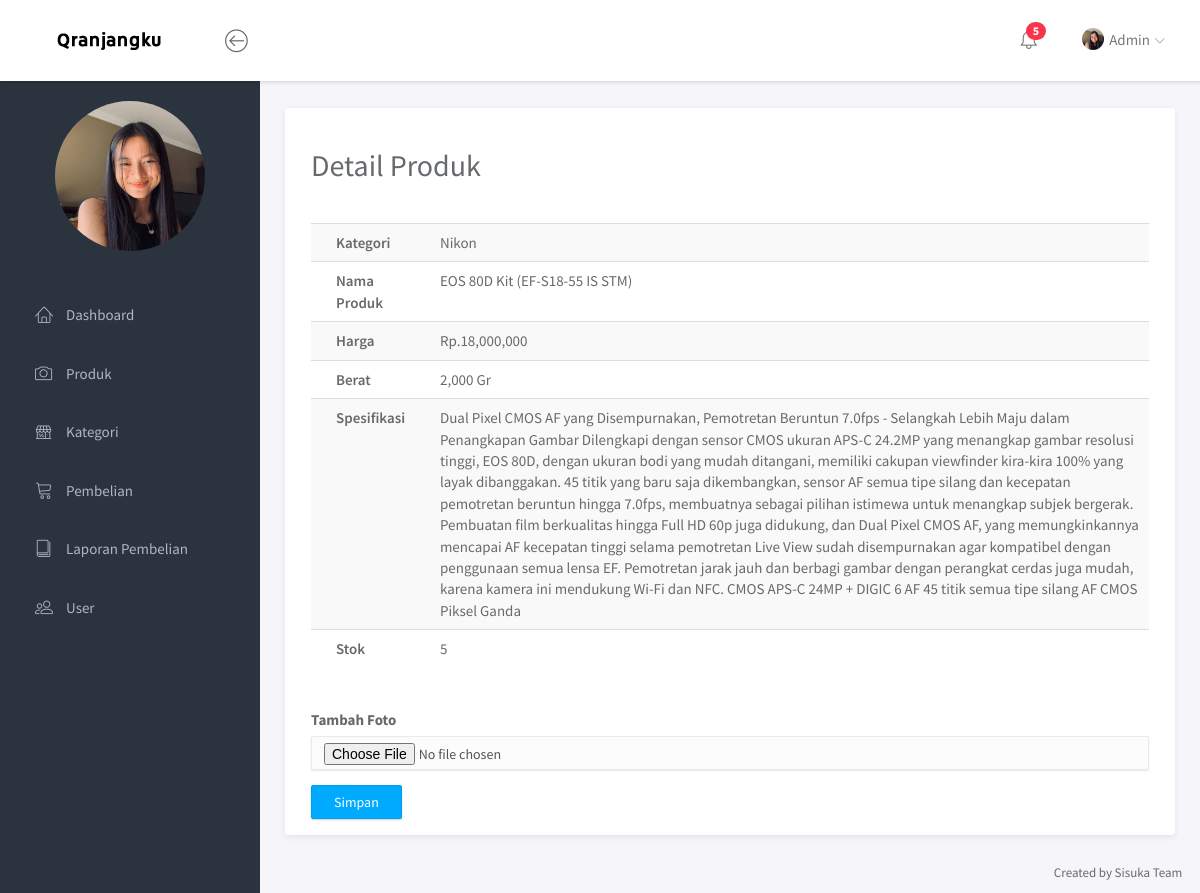
The app's page /admin/index.php?halaman=detailproduk&id=17 (signed in) with its own data.
### tables this page shows
CREATE TABLE `produk` (
  `id_produk` int(11) NOT NULL,
  `id_kategori` int(5) NOT NULL,
  `nama_produk` varchar(50) NOT NULL,
  `harga_produk` int(20) NOT NULL,
  `berat_produk` int(20) NOT NULL,
  `stok_produk` int(20) NOT NULL,
  `spesifikasi_produk` text NOT NULL,
  `foto_produk` varchar(200) NOT NULL
);

CREATE TABLE `kategori` (
  `id_kategori` int(11) NOT NULL,
  `nama_kategori` varchar(50) NOT NULL
);

### admin/detailproduk.php (the view, shortened to what this page needs)
<?php
$id_produk =  $_GET['id'];
$ambil = $db->query("SELECT * FROM produk LEFT JOIN kategori ON produk.id_kategori = kategori.id_kategori WHERE produk.id_produk='$id_produk'");
$detail_produk = $ambil->fetch(PDO::FETCH_ASSOC);
$semuafoto = [];
?>
<!-- <pre><?php print_r($detail_produk) ?></pre>
    <pre><?php print_r($semuafoto) ?></pre> -->
<div class="panel-headline">
    <div class="panel-heading">
        <h2>Detail Produk</h2>
    </div>
</div>
<div class="panel-body">
    <table class="table table-striped">
        <tr>
            <th>Kategori</th>
            <td><?= $detail_produk['nama_kategori'] ?></td>
        </tr>
        <tr>
            <th>Nama Produk</th>
            <td><?= $detail_produk['nama_produk'] ?></td>
        </tr>
        <tr>
            <th>Harga</th>
            <td>Rp.<?= number_format($detail_produk['harga_produk']) ?></td>
        </tr>
        <tr>
            <th>Berat</th>
            <td><?= number_format($detail_produk['berat_produk']) ?> Gr</td>
        </tr>
        <tr>
            <th>Spesifikasi</th>
            <td><?= $detail_produk['spesifikasi_produk'] ?></td>
        </tr>
        <tr>
            <th>Stok</th>
            <td><?= $detail_produk['stok_produk'] ?></td>
        </tr>
    </table>
    <br>
    <form enctype="multipart/form-data" action="" method="post">
        <div class="form-group">
            <label for="">Tambah Foto</label>
            <input type="file" name="foto" class="form-control">
        </div>
        <button class="btn btn-primary" name="simpan" value="simpan">Simpan</button>
    </form>
</div>
</div>

### admin/assets/css/main.css (style rules this page uses)
html { position: relative; min-height: 100%; }
body { background-color: #F3F5F8; font-family: "Source Sans Pro", sans-serif; font-size: 15px; color: #676a6d; }
th { font-weight: 600; }
.form-control { -moz-box-shadow: 0px 1px 2px 0 rgba(0, 0, 0, 0.1); -webkit-box-shadow: 0px 1px 2px 0 rgba(0, 0, 0, 0.1); box-shadow: 0px 1px 2px 0 rgba(0, 0, 0, 0.1); -webkit-border-radius: 2px; -moz-border-radius: 2px; border-radius: 2px; border-color: #eaeaea; background-color: #fcfcfc; }
.btn { -webkit-border-radius: 2px; -moz-border-radius: 2px; border-radius: 2px; -moz-box-shadow: 0px 1px 2px 0 rgba(0, 0, 0, 0.2); -webkit-box-shadow: 0px 1px 2px 0 rgba(0, 0, 0, 0.2); box-shadow: 0px 1px 2px 0 rgba(0, 0, 0, 0.2); padding: 6px 22px; }
.btn-primary { background-color: #00AAFF; border-color: #00a0f0; }
.panel .panel-heading, .panel .panel-body, .panel .panel-footer { padding-left: 25px; padding-right: 25px; }
.panel .panel-heading { padding-top: 20px; padding-bottom: 20px; position: relative; }
.panel .panel-body { padding-top: 10px; padding-bottom: 15px; }
.panel .table > thead > tr > td:first-child, .panel .table > thead > tr > th:first-child, .panel .table > tbody > tr > td:first-child, .panel .table > tbody > tr > th:first-child, .panel .table > tfoot > tr > td:first-child, .panel .table > tfoot > tr > th:first-child { padding-left: 25px; }
.panel .table > thead > tr > td:last-child, .panel .table > thead > tr > th:last-child, .panel .table > tbody > tr > td:last-child, .panel .table > tbody > tr > th:last-child, .panel .table > tfoot > tr > td:last-child, .panel .table > tfoot > tr > th:last-child { padding-left: 25px; }

### records on screen
produk: id_kategori.nama_kategori "Nikon", nama_produk "EOS 80D Kit (EF-S18-55 IS STM)", harga_produk "18,000,000", berat_produk "2,000", spesifikasi_produk "Dual Pixel CMOS AF yang Disempurnakan, Pemotretan Beruntun 7.0fps - Selangkah Lebih Maju dalam Penangkapan Gambar Dilengkapi dengan sensor CMOS ukuran APS-C 24.2MP yang menangkap gambar resolusi tinggi, EOS 80D, dengan ukuran bodi yang mudah ditangani, memiliki cakupan viewfinder kira-kira 100% yang layak dibanggakan. 45 titik yang baru saja dikembangkan, sensor AF semua tipe silang dan kecepatan pemotretan beruntun hingga 7.0fps, membuatnya sebagai pilihan istimewa untuk menangkap subjek bergerak. Pembuatan film berkualitas hingga Full HD 60p juga didukung, dan Dual Pixel CMOS AF, yang memungkinkannya mencapai AF kecepatan tinggi selama pemotretan Live View sudah disempurnakan agar…", stok_produk "5"
